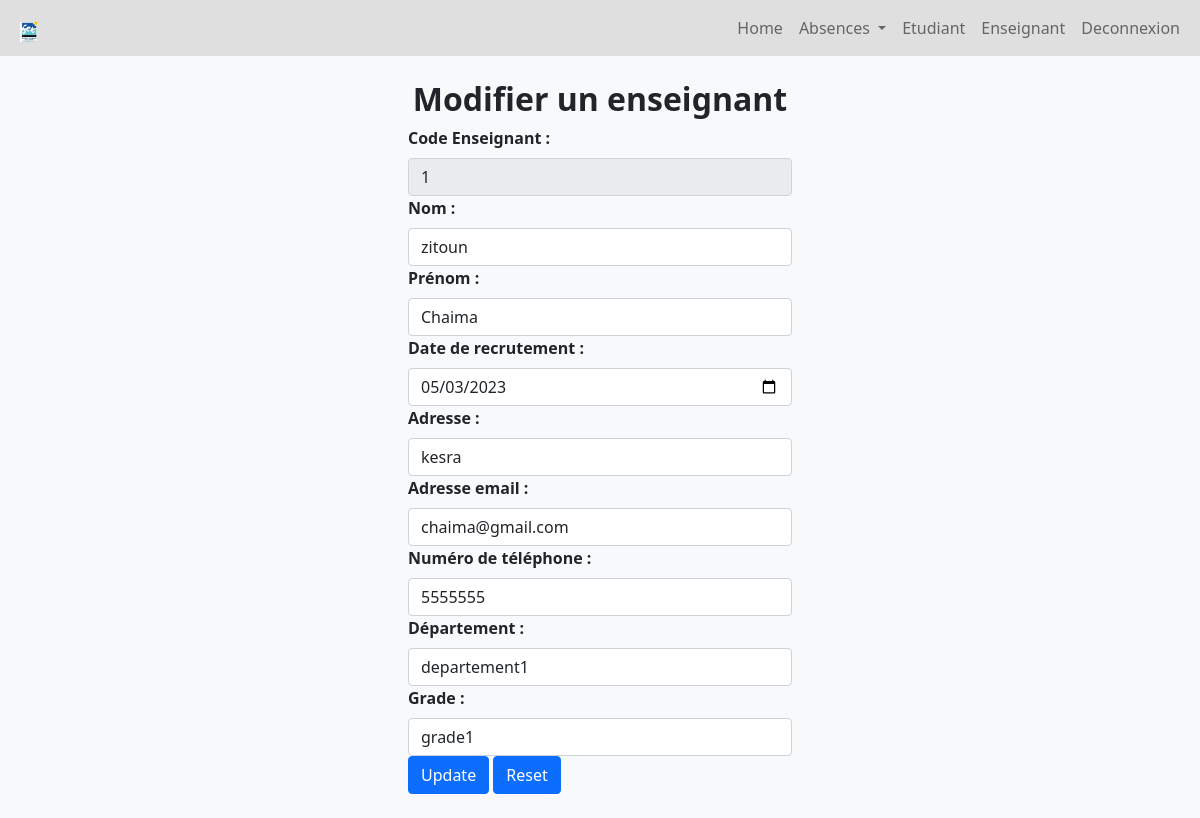
The page /Enseignant/update_enseignant.php?CodeEnseignant=1 on the database its author committed.
### tables this page shows
CREATE TABLE IF NOT EXISTS `t_enseignant` (
  `CodeEnseignant` int(50) NOT NULL AUTO_INCREMENT,
  `nom` varchar(50) NOT NULL,
  `prenom` varchar(50) NOT NULL,
  `dateRecrutement` date NOT NULL,
  `adress` varchar(50) NOT NULL,
  `mail` varchar(50) NOT NULL,
  `tel` int(11) NOT NULL,
  `CodeDepartement` int(50) NOT NULL,
  `CodeGrade` int(50) NOT NULL,
  PRIMARY KEY (`CodeEnseignant`),
  KEY `codeDepartement` (`CodeDepartement`,`CodeGrade`)
);

### Enseignant/C_enseignant.php (called while the page is built, shortened)
<?php
class enseignant {
function afficher_enseignant_by_id($CodeEnseignant)
{
    $mysqli = new mysqli(db_host, db_user, db_password, db_database);
    $sql = "SELECT * FROM t_enseignant where codeEnseignant='$CodeEnseignant'";
    $result = $mysqli->query($sql);
    return $result;
}
}
?>

### departement/C_departement.php (called while the page is built, shortened)
<?php
class Departement{
    function affiche_departements(){
        $mysqli = new mysqli(db_host,db_user,db_password,db_database);
        $req = "SELECT * FROM t_departement ";
        $res = $mysqli->query($req);
        return $res;
    }
}
?>

### grade/C_grade.php (called while the page is built, shortened)
<?php
class Grade{
    function affiche_grade(){
        $mysqli = new mysqli(db_host,db_user,db_password,db_database);
        $req = "SELECT  * FROM t_grade";
        $res = $mysqli->query($req);
        return $res;
    }
}
?>

### Enseignant/update_enseignant.php (the view, shortened to what this page needs)
<?php
require_once 'C_enseignant.php';
if(isset($_GET['CodeEnseignant'])) {
    $enseignant = new enseignant('','','','','','','','','');
    $result = $enseignant->afficher_enseignant_by_id($_GET['CodeEnseignant']);
    if($result->num_rows > 0) {
        $row = $result->fetch_assoc();}
  }
?>
<!DOCTYPE html>
<html lang="fr">
  <head>
    <link rel="stylesheet" href="..\css\bootstrap.min.css">
  </head>
  <body>
  <form class="container bg-light text p-2 my-3 col-md-4" method="post" action="#">
  <h2 class="text-center fw-bold">Modifier un enseignant</h2>
      <div>
        <label class="form-label fw-bold" for="CodeEnseignant">Code Enseignant :</label>
        <input class="form-control" type="text" name="CodeEnseignant" id="CodeEnseignant" value="<?php echo $row['CodeEnseignant']; ?>" readonly required/>
      </div>
      <div>
        <label class="form-label fw-bold" for="nom">Nom :</label>
        <input  class="form-control" type="text" name="nom" id="nom" value="<?php echo $row['nom']; ?>" required />
      </div>
      <div>
        <label class="form-label fw-bold" for="prenom">Prénom :</label>
        <input class="form-control" type="text" name="prenom" id="prenom" value="<?php echo $row['prenom']; ?>" required />
      </div>
      <div>
        <label  class="form-label fw-bold" for="dateRecrutement">Date de recrutement :</label>
        <input class="form-control" type="date" name="dateRecrutement" id="dateRecrutement" value="<?php echo $row['dateRecrutement']; ?>" required />
      </div>
      <div>
        <label class="form-label fw-bold" for="adress">Adresse :</label>
        <input  class="form-control" type="text" name="adress" id="adress" value="<?php echo $row['adress']; ?>" required />
      </div>
      <div>
        <label class="form-label fw-bold" for="mail">Adresse email :</label>
        <input class="form-control" type="email" name="mail" id="mail" value="<?php echo $row['mail']; ?>" required />
      </div>
      <div>
        <label class="form-label fw-bold" for="tel">Numéro de téléphone :</label>
        <input class="form-control" type="tel" name="tel" id="tel" value="<?php echo $row['tel']; ?>" required />
      </div>
      <div>
        <label class="form-label fw-bold" for="CodeDepartement">Département :</label>
        <select class="form-control"  name="CodeDepartement" id="CodeDepartement">
              <?php
              require_once '../departement/C_departement.php';
              $departement = new Departement();
              $res1 = $departement->affiche_departements();
               while( $row1 = $res1->fetch_assoc()) {
              ?>
<option value="<?php echo $row1['CodeDepartement']; ?>" style="color: black;"><?php echo $row1['NomDepartement']; ?></option>
        <?php }?>
            </select>
      </div>
      <div>
        <label class="form-label fw-bold" for="CodeGrade"> Grade :</label>
        <select class="form-control"  name="CodeGrade" id="CodeGrade">
              <?php
              require_once '../grade/C_grade.php';
              $Grade = new Grade();
              $res2 = $Grade->affiche_grade();
               while( $row2 = $res2->fetch_assoc()) {
              ?>
<option value="<?php echo $row2['CodeGrade']; ?>" style="color: black;"><?php echo $row2['NomGrade']; ?></option>
        <?php }?>
            </select>
      </div>
      <button  class="btn btn-primary"type="submit" name="submit">Update</button>
      <button  class="btn btn-primary" type="reset" name="submit" onclick="window.location.href ='enseignant.php';">Reset</button>
    </form>
  </body>
</html>

### rows shown on the page
t_enseignant: CodeEnseignant "1", nom "zitoun", prenom "Chaima", dateRecrutement "05/03/2023", adress "kesra", mail "chaima@gmail.com", tel "5555555"

### other values the page prints
form field CodeDepartement "departement1"
form field CodeGrade "grade1"
